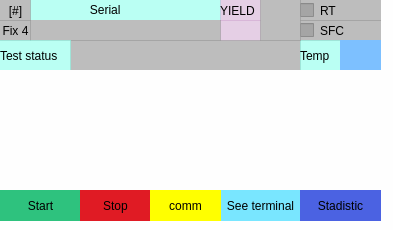
          <widget class="QFrame" name="frame_6">
           <property name="geometry">
            <rect>
             <x>410</x>
             <y>0</y>
             <width>393</width>
             <height>230</height>
            </rect>
           </property>
           <property name="styleSheet">
            <string notr="true">border-radius:0px;
background-color: rgb(254, 254, 254);</string>
           </property>
           <property name="frameShape">
            <enum>QFrame::StyledPanel</enum>
           </property>
           <property name="frameShadow">
            <enum>QFrame::Raised</enum>
           </property>
           <widget class="QLabel" name="label_35">
            <property name="geometry">
             <rect>
              <x>30</x>
              <y>0</y>
              <width>191</width>
              <height>20</height>
             </rect>
            </property>
            <property name="styleSheet">
             <string notr="true">background-color: rgba(137, 255, 235, 150);
color: rgb(0, 0, 0);</string>
            </property>
            <property name="text">
             <string>                  Serial</string>
            </property>
           </widget>
           <widget class="QLabel" name="nt_yiel_7">
            <property name="geometry">
             <rect>
              <x>220</x>
              <y>20</y>
              <width>41</width>
              <height>21</height>
             </rect>
            </property>
            <property name="styleSheet">
             <string notr="true">background-color: rgba(200, 154, 200, 118);</string>
            </property>
            <property name="text">
             <string/>
            </property>
           </widget>
           <widget class="QLabel" name="lb_status_7">
            <property name="geometry">
             <rect>
              <x>220</x>
              <y>0</y>
              <width>41</width>
              <height>21</height>
             </rect>
            </property>
            <property name="styleSheet">
             <string notr="true">color: rgb(0, 0, 0);
background-color: rgba(200, 154, 200, 118);</string>
            </property>
            <property name="text">
             <string>YIELD</string>
            </property>
           </widget>
           <widget class="QPushButton" name="nt_start_7">
            <property name="geometry">
             <rect>
              <x>0</x>
              <y>190</y>
              <width>81</width>
              <height>31</height>
             </rect>
            </property>
            <property name="styleSheet">
             <string notr="true">QPushButton{
	background-color: rgb(46, 194, 126);
}
QPushButton:hover{
	
	background-color: rgb(143, 240, 164);
	color: rgb(0, 0, 0);
}</string>
            </property>
            <property name="text">
             <string>Start</string>
            </property>
           </widget>
           <widget class="QCheckBox" name="chk_nt_status_7">
            <property name="geometry">
             <rect>
              <x>300</x>
              <y>20</y>
              <width>81</width>
              <height>21</height>
             </rect>
            </property>
            <property name="styleSheet">
             <string notr="true">background-color: rgba(151, 151, 151, 163);</string>
            </property>
            <property name="text">
             <string>SFC</string>
            </property>
           </widget>
           <widget class="QLabel" name="nt_sn_auto_7">
            <property name="geometry">
             <rect>
              <x>30</x>
              <y>20</y>
              <width>191</width>
              <height>21</height>
             </rect>
            </property>
            <property name="styleSheet">
             <string notr="true">background-color: rgba(151, 151, 151, 163);</string>
            </property>
            <property name="text">
             <string/>
            </property>
           </widget>
           <widget class="QPushButton" name="nt_fixt_7">
            <property name="geometry">
             <rect>
              <x>0</x>
              <y>20</y>
              <width>31</width>
              <height>21</height>
             </rect>
            </property>
            <property name="styleSheet">
             <string notr="true">QPushButton{
	
	background-color: rgba(151, 151, 151, 163);
}
QPushButton:hover{
	
	
	background-color: rgba(255, 255, 255, 3);
}</string>
            </property>
            <property name="text">
             <string>Fix 4</string>
            </property>
           </widget>
           <widget class="QLabel" name="nt_status_7">
            <property name="geometry">
             <rect>
              <x>70</x>
              <y>40</y>
              <width>231</width>
              <height>31</height>
             </rect>
            </property>
            <property name="styleSheet">
             <string notr="true">background-color: rgba(151, 151, 151, 163);</string>
            </property>
            <property name="text">
             <string/>
            </property>
           </widget>
           <widget class="QPushButton" name="nt_see_7">
            <property name="geometry">
             <rect>
              <x>220</x>
              <y>190</y>
              <width>81</width>
              <height>31</height>
             </rect>
            </property>
            <property name="styleSheet">
             <string notr="true">QPushButton{
	
	background-color: rgb(121, 230, 255);
	color: rgb(0, 0, 0);
}
QPushButton:hover{
	
	background-color: rgb(0, 170, 255);
	color: rgb(255, 255, 255);
}</string>
            </property>
            <property name="text">
             <string>See terminal</string>
            </property>
           </widget>
           <widget class="QPushButton" name="nt_opc_7">
            <property name="geometry">
             <rect>
              <x>0</x>
              <y>0</y>
              <width>31</width>
              <height>21</height>
             </rect>
            </property>
            <property name="styleSheet">
             <string notr="true">QPushButton{
	
	background-color: rgba(151, 151, 151, 163);
}
QPushButton:hover{
	
	
	background-color: rgba(255, 255, 255, 3);
}</string>
            </property>
            <property name="text">
             <string>[#]</string>
            </property>
           </widget>
           <widget class="QPushButton" name="nt_stats_7">
            <property name="geometry">
             <rect>
              <x>300</x>
              <y>190</y>
              <width>81</width>
              <height>31</height>
             </rect>
            </property>
            <property name="styleSheet">
             <string notr="true">QPushButton{
background-color: qlineargradient(spread:pad, x1:0, y1:0, x2:1, y2:1, stop:1 rgba(75, 98, 226, 255));
}
QPushButton:hover{
	background-color: qconicalgradient(cx:0.5, cy:0.5, angle:0, stop:0 rgba(255, 0, 0, 255), stop:0.166 rgba(255, 255, 0, 255), stop:0.333 rgba(0, 255, 0, 255), stop:0.5 rgba(0, 255, 255, 255), stop:0.666 rgba(0, 0, 255, 255), stop:0.833 rgba(255, 0, 255, 255), stop:1 rgba(255, 0, 0, 255));
}</string>
            </property>
            <property name="text">
             <string>Stadistic</string>
            </property>
           </widget>
           <widget class="QLabel" name="label_36">
            <property name="geometry">
             <rect>
              <x>0</x>
              <y>40</y>
              <width>71</width>
              <height>31</height>
             </rect>
            </property>
            <property name="styleSheet">
             <string notr="true">background-color: rgba(137, 255, 235, 150);
color: rgb(0, 0, 0);</string>
            </property>
            <property name="text">
             <string>Test status</string>
            </property>
           </widget>
           <widget class="QPushButton" name="nt_stop_7">
            <property name="geometry">
             <rect>
              <x>80</x>
              <y>190</y>
              <width>71</width>
              <height>31</height>
             </rect>
            </property>
            <property name="styleSheet">
             <string notr="true">QPushButton{
	background-color: rgb(224, 27, 36);
}
QPushButton:hover{
	background-color: rgb(246, 97, 81);
}</string>
            </property>
            <property name="text">
             <string>Stop</string>
            </property>
           </widget>
           <widget class="QLabel" name="label_56">
            <property name="geometry">
             <rect>
              <x>300</x>
              <y>40</y>
              <width>41</width>
              <height>31</height>
             </rect>
            </property>
            <property name="styleSheet">
             <string notr="true">background-color: rgba(137, 255, 235, 150);
color: rgb(0, 0, 0);</string>
            </property>
            <property name="text">
             <string>Temp</string>
            </property>
           </widget>
           <widget class="QLabel" name="temp_4">
            <property name="geometry">
             <rect>
              <x>340</x>
              <y>40</y>
              <width>41</width>
              <height>31</height>
             </rect>
            </property>
            <property name="styleSheet">
             <string notr="true">background-color: rgb(125, 192, 255);
color: rgb(0, 0, 0);</string>
            </property>
            <property name="text">
             <string/>
            </property>
           </widget>
           <widget class="QPushButton" name="term_4">
            <property name="geometry">
             <rect>
              <x>150</x>
              <y>190</y>
              <width>71</width>
              <height>31</height>
             </rect>
            </property>
            <property name="styleSheet">
             <string notr="true">QPushButton{
	
	
	background-color: rgb(255, 255, 0);
	color: rgb(0, 0, 0);
}
QPushButton:hover{
	
	
	background-color: rgb(253, 255, 106);
	color: rgb(255, 255, 255);
}</string>
            </property>
            <property name="text">
             <string>comm</string>
            </property>
           </widget>
           <widget class="QCheckBox" name="rt_4">
            <property name="geometry">
             <rect>
              <x>300</x>
              <y>0</y>
              <width>81</width>
              <height>21</height>
             </rect>
            </property>
            <property name="styleSheet">
             <string notr="true">background-color: rgba(151, 151, 151, 163);</string>
            </property>
            <property name="text">
             <string>RT</string>
            </property>
           </widget>
           <widget class="QLabel" name="led_auto_4">
            <property name="geometry">
             <rect>
              <x>260</x>
              <y>0</y>
              <width>41</width>
              <height>41</height>
             </rect>
            </property>
            <property name="styleSheet">
             <string notr="true">background-color: rgba(151, 151, 151, 163);
color: rgb(0, 0, 0);</string>
            </property>
            <property name="text">
             <string/>
            </property>
           </widget>
           <widget class="QWidget" name="verticalLayoutWidget_4">
            <property name="geometry">
             <rect>
              <x>0</x>
              <y>70</y>
              <width>381</width>
              <height>119</height>
             </rect>
            </property>
            <layout class="QVBoxLayout" name="st_4"/>
           </widget>
          </widget>
